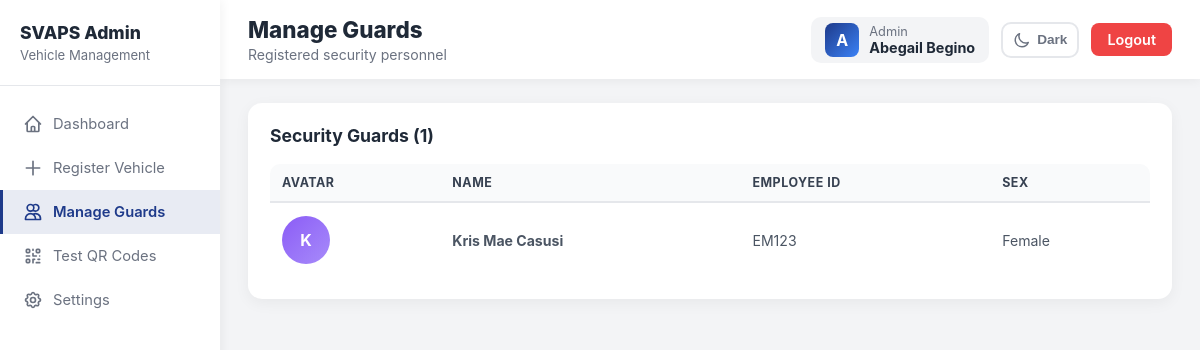
The app's page /admin/manage_guards.php (signed in) with its own data.
### tables this page shows
CREATE TABLE `guards` (
  `id` int(11) NOT NULL,
  `name` varchar(100) NOT NULL,
  `employee_id` varchar(50) NOT NULL,
  `sex` varchar(10) DEFAULT NULL,
  `password` varchar(255) NOT NULL
);

### admin/manage_guards.php (the view, shortened to what this page needs)
<?php
require_once '../config/db.php';
$guards = $pdo->query("SELECT * FROM guards ORDER BY id DESC")->fetchAll();
$adminName = $_SESSION['admin_name'];
?>
<!DOCTYPE html>
<html lang="en">
<head>
    <link rel="stylesheet" href="../assets/css/dashboard.css">
</head>
<body class="admin-theme-dash">
    <div class="dashboard-wrapper">
        <aside class="sidebar" id="sidebar">
            <div class="sidebar-brand"><h2>SVAPS Admin</h2><p>Vehicle Management</p></div>
            <nav class="sidebar-menu">
                <a href="dashboard.php" class="menu-item"><svg xmlns="http://www.w3.org/2000/svg" fill="none" viewBox="0 0 24 24" stroke="currentColor"><path stroke-linecap="round" stroke-linejoin="round" d="M3 12l2-2m0 0l7-7 7 7M5 10v10a1 1 0 001 1h3m10-11l2 2m-2-2v10a1 1 0 01-1 1h-3m-6 0a1 1 0 001-1v-4a1 1 0 011-1h2a1 1 0 011 1v4a1 1 0 001 1m-6 0h6"/></svg>Dashboard</a>
                <a href="register_vehicle.php" class="menu-item"><svg xmlns="http://www.w3.org/2000/svg" fill="none" viewBox="0 0 24 24" stroke="currentColor"><path stroke-linecap="round" stroke-linejoin="round" d="M12 4v16m8-8H4"/></svg>Register Vehicle</a>
                <a href="manage_guards.php" class="menu-item active"><svg xmlns="http://www.w3.org/2000/svg" fill="none" viewBox="0 0 24 24" stroke="currentColor"><path stroke-linecap="round" stroke-linejoin="round" d="M12 4.354a4 4 0 110 5.292M15 21H3v-1a6 6 0 0112 0v1zm0 0h6v-1a6 6 0 00-9-5.197M13 7a4 4 0 11-8 0 4 4 0 018 0z"/></svg>Manage Guards</a>
                <a href="test_qr.php" class="menu-item">Test QR Codes</a>
                <a href="signup.php" class="menu-item">Settings</a>
            </nav>
        </aside>
        <main class="main-content">
            <div class="top-nav">
                <div class="top-nav-left" style="display:flex;align-items:center;gap:12px;">
                    <div><h1>Manage Guards</h1><p>Registered security personnel</p></div>
                </div>
                <div class="top-nav-right">
                    <div class="user-info">
                        <div class="user-avatar"><?= strtoupper(substr($adminName, 0, 1)) ?></div>
                        <div class="user-details"><span>Admin</span><strong><?= htmlspecialchars($adminName) ?></strong></div>
                    </div>
                    <button id="darkModeToggle" title="Toggle Dark Mode" style="background:none;border:2px solid #e5e7eb;border-radius:10px;padding:7px 10px;cursor:pointer;display:flex;align-items:center;gap:6px;color:#6b7280;font-size:0.85rem;font-weight:600;transition:all 0.3s;">
                        <svg id="darkModeIcon" xmlns="http://www.w3.org/2000/svg" fill="none" viewBox="0 0 24 24" stroke="currentColor" style="width:18px;height:18px;stroke-width:2;">
                            <path stroke-linecap="round" stroke-linejoin="round" d="M20.354 15.354A9 9 0 018.646 3.646 9.003 9.003 0 0012 21a9.003 9.003 0 008.354-5.646z" />
                        </svg>
                        <span>Dark</span>
                    </button>
                    <a href="logout.php" class="btn-logout-modern">Logout</a>
                </div>
            </div>
            <div class="dashboard-content">
                <div class="data-card">
                    <div class="data-card-header">
                        <h3>Security Guards (<?= count($guards) ?>)</h3>
                    </div>
                    <div class="table-wrapper-modern">
                        <?php if (count($guards) > 0): ?>
                        <table class="table-modern">
                            <thead><tr><th>Avatar</th><th>Name</th><th>Employee ID</th><th>Sex</th></tr></thead>
                            <tbody>
                                <?php foreach ($guards as $g): ?>
                                <tr>
                                    <td><div class="guard-avatar"><?= strtoupper(substr($g['name'], 0, 1)) ?></div></td>
                                    <td><strong><?= htmlspecialchars($g['name']) ?></strong></td>
                                    <td><?= htmlspecialchars($g['employee_id']) ?></td>
                                    <td><?= htmlspecialchars($g['sex'] ?? '-') ?></td>
                                </tr>
                                <?php endforeach; ?>
                            </tbody>
                        </table>
                        <?php else: ?>
                        <div class="empty-state"><p>No guards registered yet.</p></div>
                        <?php endif; ?>
                    </div>
                </div>
            </div>
        </main>
    </div>
</body>
</html>

### assets/css/dashboard.css (style rules this page uses)
* { margin: 0; padding: 0; box-sizing: border-box; }
body { font-family: -apple-system, BlinkMacSystemFont, 'Segoe UI', Roboto, Oxygen, Ubuntu, Cantarell, sans-serif; background: #f3f4f6; min-height: 100vh; }
.dashboard-wrapper { display: flex; min-height: 100vh; }
.sidebar { width: 220px; background: white; box-shadow: 2px 0 10px rgba(0, 0, 0, 0.05); position: fixed; height: 100vh; overflow-y: auto; z-index: 100; flex-shrink: 0; }
.sidebar-brand { padding: 22px 20px; border-bottom: 1px solid #e5e7eb; }
.sidebar-brand h2 { font-size: 1.1rem; color: #1f2937; font-weight: 800; margin-bottom: 4px; }
.sidebar-brand p { font-size: 0.82rem; color: #6b7280; }
.sidebar-menu { padding: 16px 0; }
.menu-item { display: flex; align-items: center; padding: 12px 20px; color: #6b7280; text-decoration: none; transition: all 0.3s ease; border-left: 3px solid transparent; gap: 10px; font-size: 0.92rem; }
.menu-item svg { width: 20px; height: 20px; stroke-width: 2; flex-shrink: 0; }
.menu-item.active { background: rgba(var(--theme-color-rgb), 0.1); color: var(--theme-color); border-left-color: var(--theme-color); font-weight: 600; }
.main-content { margin-left: 220px; flex: 1; min-height: 100vh; min-width: 0; overflow-x: hidden; }
.top-nav { background: white; padding: 16px 28px; box-shadow: 0 2px 10px rgba(0, 0, 0, 0.05); display: flex; justify-content: space-between; align-items: center; position: sticky; top: 0; z-index: 50; }
.top-nav-left h1 { font-size: 1.4rem; color: #1f2937; font-weight: 800; }
.top-nav-left p { color: #6b7280; font-size: 0.88rem; margin-top: 3px; }
.top-nav-right { display: flex; align-items: center; gap: 12px; }
.user-info { display: flex; align-items: center; gap: 10px; padding: 6px 14px; background: #f3f4f6; border-radius: 10px; }
.user-avatar { width: 34px; height: 34px; background: linear-gradient(135deg, var(--theme-color) 0%, var(--theme-color-light) 100%); border-radius: 8px; display: flex; align-items: center; justify-content: center; color: white; font-weight: 700; font-size: 1rem; flex-shrink: 0; }
.user-details span { display: block; font-size: 0.8rem; color: #6b7280; }
.user-details strong { display: block; color: #1f2937; font-size: 0.9rem; }
.btn-logout-modern { padding: 8px 16px; background: #ef4444; color: white; border: none; border-radius: 8px; font-weight: 600; text-decoration: none; display: inline-block; transition: all 0.3s ease; cursor: pointer; font-size: 0.9rem; white-space: nowrap; }
.dashboard-content { padding: 24px 28px; }
.data-card { background: white; padding: 22px; border-radius: 14px; box-shadow: 0 4px 15px rgba(0, 0, 0, 0.05); min-width: 0; }
.data-card-header { display: flex; justify-content: space-between; align-items: center; margin-bottom: 18px; }
.data-card-header h3 { font-size: 1.1rem; color: #1f2937; font-weight: 700; }
.table-wrapper-modern { overflow-x: auto; width: 100%; }
.table-modern { width: 100%; border-collapse: separate; border-spacing: 0; font-size: 0.88rem; }
.table-modern thead th { background: #f9fafb; padding: 11px 12px; text-align: left; font-weight: 700; color: #374151; font-size: 0.78rem; text-transform: uppercase; letter-spacing: 0.5px; border-bottom: 2px solid #e5e7eb; white-space: nowrap; }
.table-modern thead th:first-child { border-top-left-radius: 10px; }
.table-modern thead th:last-child { border-top-right-radius: 10px; }
.table-modern tbody tr { transition: all 0.2s ease; border-bottom: 1px solid #f3f4f6; }
.table-modern tbody td { padding: 13px 12px; color: #4b5563; font-size: 0.88rem; vertical-align: middle; }
.admin-theme-dash { --theme-color: #1e3a8a; --theme-color-light: #3b82f6; --theme-color-rgb: 30, 58, 138; }
.sidebar { transition: transform 0.3s ease; }

### admin/manage_guards.php (style rules this page uses)
.guard-avatar { width: 48px; height: 48px; border-radius: 50%; background: linear-gradient(135deg,#8b5cf6,#a78bfa); display:flex;align-items:center;justify-content:center;color:white;font-weight:700;font-size:1rem; }

### records on screen
guards: name "K", name "Kris Mae Casusi", employee "EM123", sex "Female"

### other values on screen
substr($adminName, 0, 1) "A"
$adminName "Abegail Begino"
count($guards) "1"
